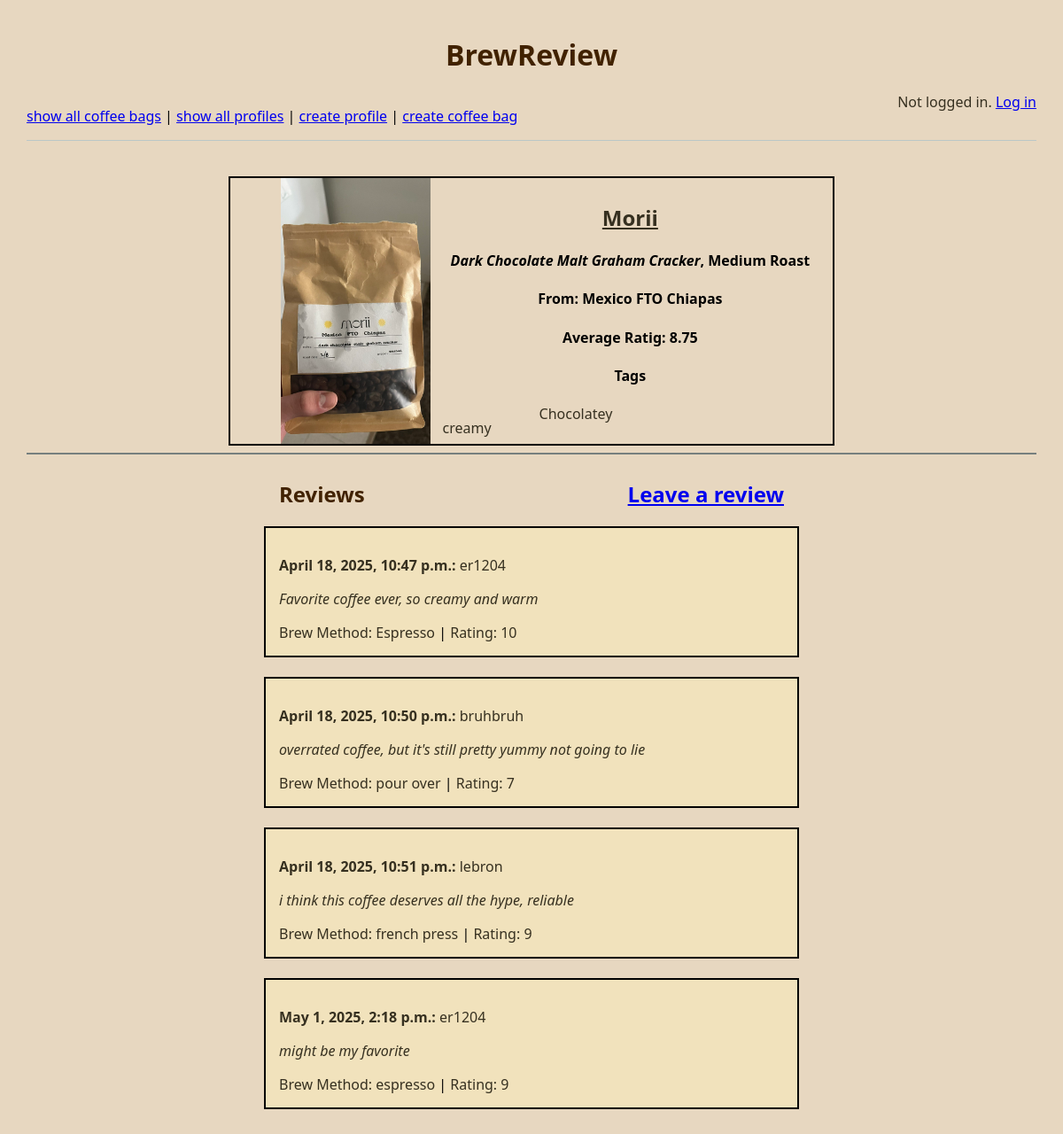
/project/coffee-bag/1, run on the app's committed database.
### project/models.py (models this page shows, shortened)
class CoffeeBag(models.Model):
    company = models.TextField(blank=True)
    roast = models.TextField(blank=True)
    origin = models.TextField(blank=True)
    notes = models.TextField(blank=True)
    image = models.ImageField(blank=True)
    tags = models.ManyToManyField('Tag', through='CoffeeBagTag', blank=True)
    def get_review(self):
        reviews = Review.objects.filter(coffee_bag=self)
        return reviews
    def get_average_rating(self):
        reviews = self.get_review()
        if reviews.exists():
            total_rating = sum(review.rating for review in reviews)
            return round(total_rating / reviews.count(), 2)
        return 0

class Review(models.Model):
    RATING_CHOICES = [(i, str(i)) for i in range(1, 11)]
    user = models.ForeignKey(User, on_delete=models.CASCADE)
    coffee_bag = models.ForeignKey(CoffeeBag, on_delete=models.CASCADE)
    rating = models.IntegerField(choices=RATING_CHOICES, default=1)
    review_text = models.TextField(blank=True)
    brew_method = models.TextField(blank=True)
    created_at = models.DateTimeField(auto_now_add=True)

class Tag(models.Model):
    name = models.TextField(blank=True)
    def __str__(self):
        return f'{self.name}'

### project/views.py (the view)
# urls.py: path('coffee-bag/<int:pk>', ShowCoffeBagView.as_view(), name='coffee_bag'),
class ShowCoffeBagView(DetailView):
    model = CoffeeBag
    template_name = "project/show_coffee_bag.html"
    context_object_name = "coffee_bag"

### project/templates/project/show_coffee_bag.html
{% extends 'project/base.html' %}
{% block content %}
<main class="profile-container" style="text-align: center;">
    {% if coffee_bag.image %}
    <div style="display: flex; justify-content: space-between; align-items: center; padding-left: 5%; padding-right: 5%; border: solid black 2px; margin-left: 20%; margin-right: 20%;">
        <div>
            <img src="{{coffee_bag.image.url}}" alt="Profile photo of {{coffee_bag.company}} coffee" style="max-width: 300px; max-height: 300px;">
        </div>
        <div class="profile-info">
            <h2><u>{{coffee_bag.company}}</u></h2>
            <h4><i>{{coffee_bag.notes}}</i>, {{coffee_bag.roast}} Roast</h4>
            <h4>From: {{coffee_bag.origin}}</h4>
            <h4>Average Ratig: {{coffee_bag.get_average_rating}}</h4>
            <div>
                <h4>Tags</h4>
                {% if coffee_bag.tags.all %}
                <div style="column-count: 4; column-gap: 40px;">
                    {% for tag in coffee_bag.tags.all %}
                    <p>{{ tag }}</p>
                    {% endfor %}
                </div>
                {% else %}
                <p>No tags</p>
                {% endif %}
            </div>
        </div>
    </div>
    {% else %}
    <h3>No Image</h3>
    {% endif %}
    <hr>
    <div style="text-align: center; display: flex; justify-content: space-between; padding-left: 25%; padding-right: 25%;">
        <h2>Reviews</h2>
        <h2><a href="{% url 'create_review' coffee_bag.pk %}">Leave a review</a></h2>
    </div>
    {% for review in coffee_bag.get_review %}
    <div style="width: 50%; margin: 0 auto; background-color: #f1e2bc; padding: 15px; text-align: left; border: solid black 2px;">
        <p><strong>{{ review.created_at }}: </strong>{{ review.user.username }}</p>
        <p><i>{{ review.review_text }}</i></p>
        <p style="display: inline;">Brew Method: {{ review.brew_method }}</p> | <p style="display: inline;">Rating: {{ review.rating }}</p>
    </div>
    <br>
    {% endfor %}
</main>
{% endblock %}

### static/final.css (style rules this page uses)
body { margin: 30px; background: rgb(231, 215, 192); font-family:'Segoe UI', Tahoma, Geneva, Verdana, sans-serif; }
h1, h2, h3 { color: #412200; }
hr { border: 1px solid #767f7e; }
p { color: #828b82; }
.profile-info h2, p { color: #363020; }

### data on the page
CoffeeBag: image (picture), company "Morii", notes "Dark Chocolate Malt Graham Cracker", roast "Medium", origin "Mexico FTO Chiapas", get_average_rating "8.75"
Tag: name "creamy"
Tag: name "Chocolatey"
Review: created_at "April 18, 2025, 10:47 p.m.", user.username "er1204", review_text "Favorite coffee ever, so creamy and warm", brew_method "Espresso", rating "10"
Review: created_at "April 18, 2025, 10:50 p.m.", user.username "bruhbruh", review_text "overrated coffee, but it's still pretty yummy not going to lie", brew_method "pour over", rating "7"
Review: created_at "April 18, 2025, 10:51 p.m.", user.username "lebron", review_text "i think this coffee deserves all the hype, reliable", brew_method "french press", rating "9"
Review: created_at "May 1, 2025, 2:18 p.m.", user.username "er1204", review_text "might be my favorite", brew_method "espresso", rating "9"
